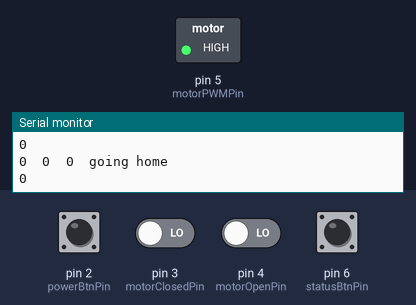
Bench run of a sketch on a simulated Arduino Uno, built with avr-gcc and run on an emulated ATmega328P. Parts: switched loads named in the sketch (green lamp = pin HIGH), the last lines printed to the serial monitor. The test bench sets the inputs (shaded band); at power-on: pin 6 (statusBtnPin) HIGH, pin 2 (powerBtnPin), pin 3 (motorClosedPin), pin 4 (motorOpenPin) LOW.

Above: at 1.2 s.
1.3 s: pin 4 (motorOpenPin) driven HIGH
At 2.5 s:
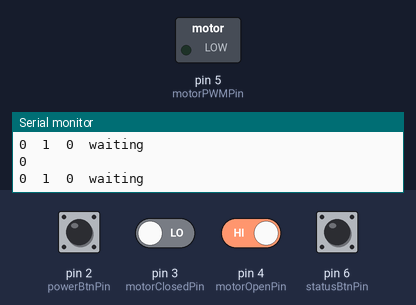
2.8 s: pin 2 (powerBtnPin) pulled HIGH for 0.15 s
4.4 s: pin 2 (powerBtnPin) pulled HIGH for 1 s
8.4 s: pin 3 (motorClosedPin) driven HIGH
At 9.1 s:
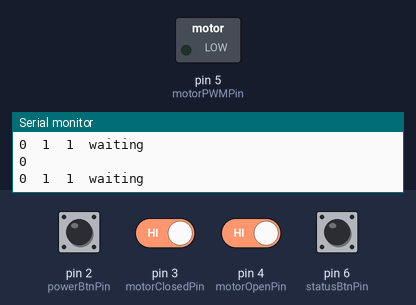
11.4 s: pin 2 (powerBtnPin) driven HIGH and pin 3 (motorClosedPin) driven LOW
12.9 s: pin 2 (powerBtnPin) pulsed LOW 2 times (0.12 s each, 0.3 s apart)
At 19.5 s:
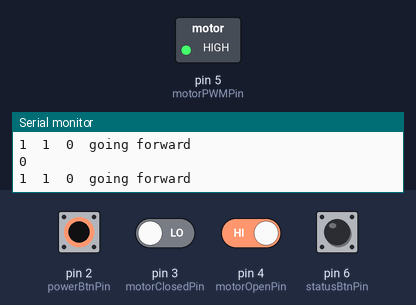
Timing chart, 0 to 20.3 s (numbered marks = the images above; inputs shaded):
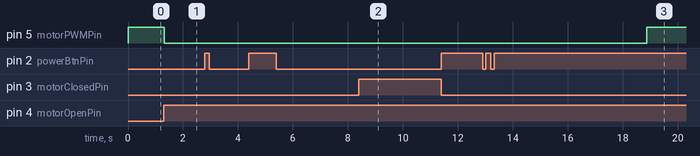

Measured:
- after the input at 1.3 s, pin 5 (motorPWMPin): HIGH → LOW at once
- after the input at 8.4 s, pin 5 (motorPWMPin): stays LOW (without the input it goes to HIGH after 1.9 s)
- after the input at 12.9 s, pin 5 (motorPWMPin): LOW → HIGH after 6.0 s

The sketch:

without_interrupt.ino
```cpp
#include <elapsedMillis.h>
#include <FiniteStateMachine.h>

//Implementation of the final review finite state machine (fsm)
//code. It should be compatible with both the PCB and backup boards.
//The full feature set to be implemented is yet to be determined.

//Nothing has been tested.


//pin constants
//interface switches/buttons
const int powerBtnPin = 2;
const int statusBtnPin = 6;
//motor related pins
const int motorPWMPin = 5;
const int motorClosedPin = 3;
const int motorOpenPin = 4;
const int motorDirectionPin = 9;
//misc.
const int statusLEDPin = 10;

//important global parameters
const int forwardMotorSpeed = 255;
const int reverseMotorSpeed = 255;
const bool forwardDirection = HIGH;
const int waitTime = 4000;
elapsedMillis timeElapsed;

//flags and global states
//interrupts
volatile bool motorClosed = false;
volatile bool powerPressed = false;
//anything else additional? add below.
bool statusPressed = false;

const byte NUMBER_OF_STATES = 7;

void doTurnedOn() {
  // This function was placed abote the initialize states to prevent a function
  // not defined. Furthremore, we must "extend" the function to prevent calling
  // an FSM object function which does not exist yet.
  doTurnedOnTransition();
}

//initialize states
State turnedOn = State(doTurnedOn);
State goingHome = State(doGoingHome);
State waiting = State(doWaiting);
State goingForward = State(doGoingForward);
State stayingClosed = State(doStayingClosed);
State poweringOff = State(doPoweringOff);
State poweredOff = State(doPoweredOff);

FSM stateMachine = FSM(turnedOn);     //initialize state machine, start in state: On

void doTurnedOnTransition() {
  stateMachine.transitionTo(goingHome);
}

void setup() {
  //this will need to be adjusted later
  Serial.begin(9600);
  pinMode(motorPWMPin, OUTPUT);
//  pinMode(motorInterruptPin, OUTPUT);
//  pinMode(switchPollingPin, INPUT);
//  pinMode(motorDirectionPin, OUTPUT);
//  attachInterrupt(digitalPinToInterrupt(motorClosedPin), setMotorClosed, RISING);
  attachInterrupt(digitalPinToInterrupt(powerBtnPin), setPowerPressed, RISING);
}

void loop() {
  //perform main loop checks
  checkMotorClosed();

  checkPowerPressed();

  checkStatusPressed();

  stateMachine.update();
  // debugging lines
    Serial.print(digitalRead(powerBtnPin));
    Serial.print("\t");
    Serial.print(digitalRead(motorOpenPin));
    Serial.print("\t");
    Serial.print(digitalRead(motorClosedPin));
    Serial.print("\t");

    if (stateMachine.isInState(turnedOn)) {Serial.println("turned on");}
    else if (stateMachine.isInState(waiting)) {Serial.println("waiting");}
    else if (stateMachine.isInState(goingHome)) {Serial.println("going home");}
    else if (stateMachine.isInState(stayingClosed)) {Serial.println("staying closed");}
    else if (stateMachine.isInState(poweringOff)) {Serial.println("powering off");}
    else if (stateMachine.isInState(poweredOff)) {Serial.println("powered off");}
    else if (stateMachine.isInState(goingForward)) {Serial.println("going forward");}
}

//utility functions
void checkPowerPressed() {
  Serial.println(powerPressed);
  if (powerPressed) {
//    Serial.println(powerPressed);
    if (stateMachine.isInState(poweredOff)) {
      blinkLED(statusLEDPin, 300, 3);
      stateMachine.transitionTo(turnedOn);
    }
    else {
      stateMachine.transitionTo(poweringOff);
    }
   powerPressed = false;
  }
}

void setPowerPressed() {
  cli(); //disable interrupts
  Serial.println("setPowerPressed");
  //This should be revised if possible. Due to erratic signals, the interrupt
  //is being called during tightening. The poweringOff state is disabled
  //during tightening as a consequence.
  if (!stateMachine.isInState(goingForward) && !stateMachine.isInState(goingHome)) {
    powerPressed = true;
  }
  sei(); //reenable interrupt
}

void checkStatusPressed() {
  if (digitalRead(statusBtnPin) == LOW && statusPressed) {
    digitalWrite(statusLEDPin, LOW);
    statusPressed = false;
  }
  if (digitalRead(statusBtnPin) == HIGH && !stateMachine.isInState(poweredOff)) {
    digitalWrite(statusLEDPin, HIGH);
    statusPressed = true;
  }
}

bool checkHome() {
  if (digitalRead(motorOpenPin) == HIGH) {
    return true;
  }
  else {
    return false;
  }
}

void checkMotorClosed() {
  if (digitalRead(motorClosedPin) == HIGH) {
    motorClosed = true;
  }
  else {
    motorClosed = false;
  }
}

void blinkLED(int ledPin, int blinkDelay, int numBlinks) {
  /*!
   * Blink the LED when called
   */
   for (int i=0; i < numBlinks; i++) {
    digitalWrite(ledPin, HIGH);
    delay(blinkDelay);
    digitalWrite(ledPin, LOW);
    delay(blinkDelay);
   }
}

//state machine utility functions
void doGoingHome() {
  if (checkHome() && !stateMachine.isInState(waiting)) {
    analogWrite(motorPWMPin, 0);
    timeElapsed = 0;
    stateMachine.transitionTo(waiting);
  }
  else {
    digitalWrite(motorDirectionPin, !forwardDirection);
    analogWrite(motorPWMPin, reverseMotorSpeed);
  }
}

void doWaiting() {
  if (timeElapsed >= waitTime) {
    stateMachine.transitionTo(goingForward);
  }
}

void doGoingForward() {
  if (motorClosed) {
    analogWrite(motorPWMPin, 0);
    stateMachine.transitionTo(stayingClosed);
  }
  else {
    digitalWrite(motorDirectionPin, forwardDirection);
    analogWrite(motorPWMPin, forwardMotorSpeed);
  }
}

void doStayingClosed() {

}

void doPoweringOff() {
  if (!checkHome()) {
    digitalWrite(motorDirectionPin, !forwardDirection);
    analogWrite(motorPWMPin, reverseMotorSpeed);
  }
  else {
    analogWrite(motorPWMPin, 0);
    stateMachine.transitionTo(poweredOff);
  }
  if (digitalRead(motorClosedPin) == LOW) {
    motorClosed = false;
  }
}

void doPoweredOff() {

}
```
